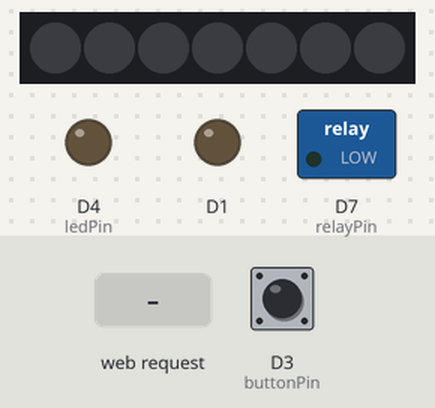
Recording of a sketch running on a simulated ESP8266 (Wemos D1 mini). Shown: 7 RGB LEDs in strip order, left to right, switched loads named in the sketch (green lamp = pin HIGH), output pins drawn as LEDs (lit = HIGH). Dashed ring = blinking. The inputs (shaded band) are chosen by the test bench; at power-on: D3 (buttonPin) HIGH. What the sketch prints to the serial monitor is not drawn.

Above: at 1.2 s.
1.3 s: D3 (buttonPin) pulled LOW for 3.2 s
At 3.1 s:
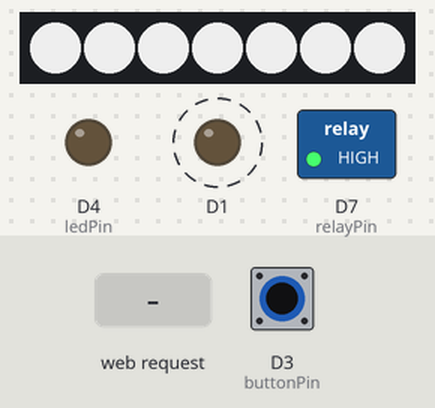
6.9 s: HTTP request GET /on received
At 8.1 s:
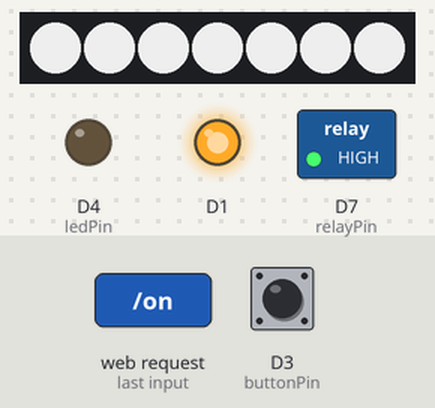
8.4 s: HTTP request GET /off received
At 8.8 s:
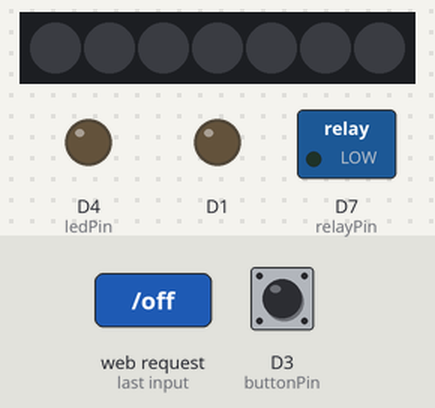
9.9 s: HTTP request GET /change received
At 10.2 s:
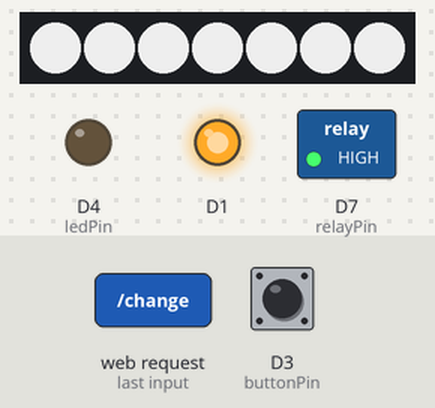
Timing chart, 0 to 12.4 s (numbered marks = the images above; inputs shaded):
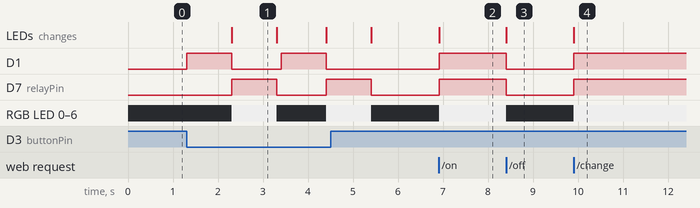

Measured:
- after the input at 1.3 s, D1: alternates HIGH for 1.0 s and LOW for 1.1 s, 4 changes in all, then stays LOW, starting at once; D7 (relayPin): alternates HIGH for 1.0 s and LOW for 1.1 s, starting after 1.0 s; RGB LED 0–6: alternates RGB(200, 200, 200) for 1.0 s and off for 1.1 s, starting after 1.0 s; the LEDs: change after 1.0 s (image 1)
- after the input at 6.9 s, D1, D7 (relayPin): LOW → HIGH at once; RGB LED 0–6: off → RGB(200, 200, 200) at once; the LEDs: change at once (image 2)
- after the input at 8.4 s, D1, D7 (relayPin): HIGH → LOW at once; RGB LED 0–6: RGB(200, 200, 200) → off at once; the LEDs: change at once (image 3)
- after the input at 9.9 s, D1, D7 (relayPin): LOW → HIGH at once; RGB LED 0–6: off → RGB(200, 200, 200) at once; the LEDs: change at once (image 4)
- what the display in image 1 shows lasts 1.0 s, from 2.3 s to 3.3 s

The sketch:

taula5.ino
```cpp
#include <ESP8266WiFi.h>
#include <WiFiClient.h>
#include <ESP8266WebServer.h>
const char* ssid = "Semaforo";
const char* password = "robotica";

ESP8266WebServer server(80);
int estat;

void handleRoot() {
server.send(200, "text/plain", "hello from esp8266!");
}
void engegar() {
digitalWrite(D1, true);
estat=1;
server.send(200, "text/plain", "ON");
}
void apagar() {
estat=0;
server.send(200, "text/plain", "OFF");
digitalWrite(D1, false);
}
void canviar() {
if(estat==0){
digitalWrite(D1, true);
estat=1;
}
else{
digitalWrite(D1, false);
estat=0;
}
server.send(200, "text/plain", "CHANGED");
}
void handleNotFound(){
String message = "File Not Found\n\n";
message += "URI: ";
message += server.uri();
message += "\nMethod: ";
message += (server.method() == HTTP_GET)?"GET":"POST";
message += "\nArguments: ";message += server.args();
message += "\n";
for (uint8_t i=0; i<server.args(); i++){
message += " " + server.argName(i) + ": " + server.arg(i) + "\n";
}
server.send(404, "text/plain", message);
}


const int buttonPin = D3;
const int ledPin = BUILTIN_LED;

  int val = 0;
  int state = 0;
  int old_val = 0;

const int relayPin = D7; // uncomment for kit D1 mini R1
const long interval = 100; // pause for x seconds

#include <Adafruit_NeoPixel.h>
Adafruit_NeoPixel pixels = Adafruit_NeoPixel(7, D8, NEO_GRB + NEO_KHZ800);


void setup(void) {


pinMode(D1, OUTPUT);
Serial.begin(115200);

WiFi.mode(WIFI_AP);
WiFi.softAP(ssid, password);

Serial.println("");
// Wait for connection
server.on("/", handleRoot);
server.on("/on", engegar);
server.on("/off", apagar);
server.on("/change", canviar);
server.on("/inline", [](){
server.send(200, "text/plain", "this works as well");
});
server.onNotFound(handleNotFound);
server.begin();
Serial.println("HTTP server started");estat=0;
digitalWrite(D1, false);


pinMode(buttonPin, INPUT);
pinMode(ledPin, OUTPUT);
pinMode(relayPin, OUTPUT);

pixels.begin(); // This initializes the NeoPixel library.
pixels.setPixelColor(0, pixels.Color(0,0,0 ));
pixels.setPixelColor(1, pixels.Color(0,0,0 ));
pixels.setPixelColor(2, pixels.Color(0,0,0 ));
pixels.setPixelColor(3, pixels.Color(0,0,0 ));
pixels.setPixelColor(4, pixels.Color(0,0,0 ));
pixels.setPixelColor(5, pixels.Color(0,0,0 ));
pixels.setPixelColor(6, pixels.Color(0,0,0 ));
pixels.show();

}

void loop(void) {


server.handleClient();


if(estat==1){
  digitalWrite (relayPin, HIGH);
pixels.setPixelColor(0, pixels.Color(200,200,200 ));
pixels.setPixelColor(1, pixels.Color(200,200,200 ));
pixels.setPixelColor(2, pixels.Color(200,200,200 ));
pixels.setPixelColor(3, pixels.Color(200,200,200 ));
pixels.setPixelColor(4, pixels.Color(200,200,200 ));
pixels.setPixelColor(5, pixels.Color(200,200,200 ));
pixels.setPixelColor(6, pixels.Color(200,200,200 ));
pixels.setPixelColor(7, pixels.Color(200,200,200 ));// blanc.
pixels.show();
}

  else{
  digitalWrite (relayPin, LOW);
  pixels.setPixelColor(0, pixels.Color(0,0,0 ));
  pixels.setPixelColor(1, pixels.Color(0,0,0 ));
  pixels.setPixelColor(2, pixels.Color(0,0,0 ));
  pixels.setPixelColor(3, pixels.Color(0,0,0 ));
  pixels.setPixelColor(4, pixels.Color(0,0,0 ));
  pixels.setPixelColor(5, pixels.Color(0,0,0 ));
  pixels.setPixelColor(6, pixels.Color(0,0,0 ));
  pixels.setPixelColor(7, pixels.Color(0,0,0 ));// apagat.
pixels.show();
  delay (interval);
      }

val= digitalRead(buttonPin);
if ((val == LOW))
  {
    canviar();
    delay (1000);
  }


}
```
